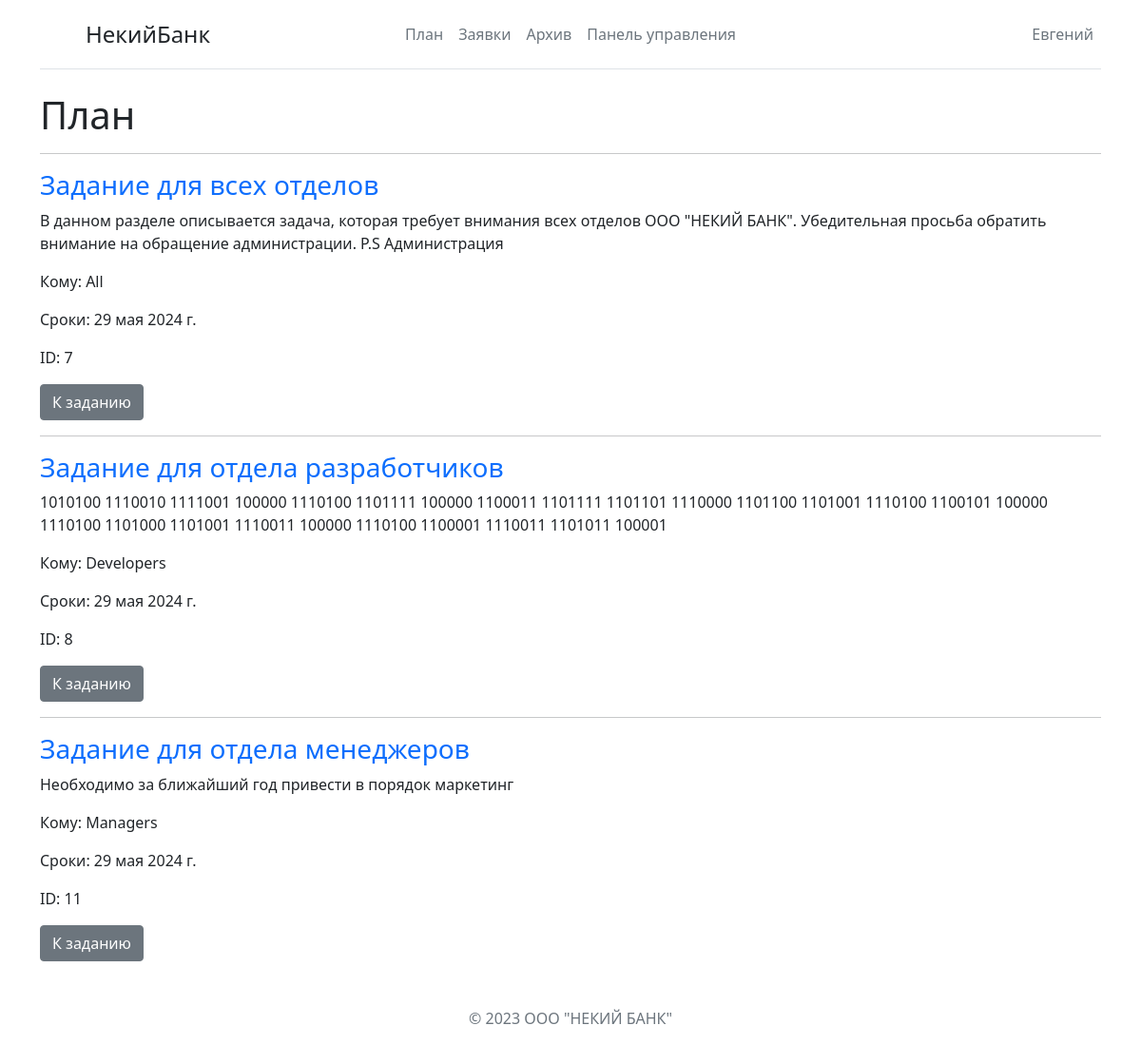
The page /staff/tasks (signed in) on the database its author committed.
### main/models.py (models this page shows, shortened)
class Task(models.Model):
    global GROUP_CHOICES
    title = models.CharField('Название', max_length=50, default="Задание ")
    task = models.TextField('Описание')
    group = models.CharField('Отдел', max_length=10, choices=GROUP_CHOICES, default="All")
    forHeads = models.BooleanField('Задание для нач. отделов', default=False)
    dateBool = models.BooleanField('Задание на квартал', default=False)
    id = models.AutoField(primary_key=True)
    status = models.BooleanField('Выполнено', default=False, editable = False)
    userComplited = models.CharField('Кто выполнил', max_length=50,blank=True, editable = False)
    comments = models.TextField('Комментарии', default="", max_length=200,blank=True, editable = False)
    deadlines = models.DateField('Сроки', default=setDate(dateBool),blank=True, editable = False)

### main/views.py (the view)
# urls.py: path('staff/tasks', views.tasks, name='tasks'),
def tasks(request):
    if isAuth(request.user) == "Staff":
        tasks = Task.objects.all()
        for task in tasks:
            if task.dateBool==True and task.status!=True:
                if task.deadlines!=setDate(task.dateBool):
                    task.deadlines=setDate(task.dateBool)
            task.save()
        return render(request, 'main/staff/tasks.html', {'tasks': tasks, 'date':date})

### main/defs.py (called while the page is built)
def getDate():
    print((datetime.date(2023, 4, 30)-datetime.date.today()).days)
    return datetime.date.today()

def isAuth(User):
    global groups
    for group in User.groups.all():
        if group.name=="Client":
            return "Client"
        elif group.name in groups:
            return "Staff"

### main/templates/main/staff/tasks.html (shortened to what this page needs)
{% extends 'main/staff/base.html' %}
{% block content %}
<h1 class="text-dark">План</h1>
    {% for el in tasks %}
        {% if user.is_superuser %}
            {% if el.deadlines >= date and el.status == False %}
            <div class="mt-2">
                <hr class="featurette-divider">
                <h3 class="text-primary">{{ el.title }}</h3>
                <p>{{el.task}}</p>
                <p>Кому: {{el.group}}</p>
                <p>Сроки: {{el.deadlines}}</p>
                <p>ID: {{el.id}}</p>
            </div>
            <form id="nubexForm" method="post">
                <a class="btn btn-secondary" href="{% url 'taskpage' el.id %}">К заданию</a>
            </form>
            {% endif %}
        {% endif %}
    {% endfor %}
{% endblock %}

### main/templates/main/staff/base.html (shortened to what this page needs)
<!DOCTYPE html>
<html lang="en">
<head>
    <link rel="stylesheet" href="https://cdn.jsdelivr.net/npm/bootstrap@5.1.0/dist/css/bootstrap.min.css">
</head>
<body>
  <div class="container">
    <header class="d-flex flex-wrap align-items-center justify-content-center justify-content-md-between py-3 mb-4 border-bottom">
      <a href="/" class="d-flex align-items-center col-md-3 mb-2 mb-md-0 text-dark text-decoration-none">
        <svg class="bi me-2" width="40" height="32" role="img" aria-label="Bootstrap"><use xlink:href="#bootstrap"></use></svg>
        <span class="fs-4">НекийБанк</span>
      </a>
      <ul class="nav col-12 col-md-auto mb-2 justify-content-center mb-md-0">
        {% if user.is_authenticated %}
        <li><a href="{% url 'tasks' %}" class="nav-link px-2 link-secondary">План</a></li>
        <li><a href="{% url 'requests' %}" class="nav-link px-2 link-secondary">Заявки</a></li>
          {% if user.is_staff %}
          <li><a href="{% url 'archive' %}" class="nav-link px-2 link-secondary">Архив</a></li>
          <li><a href="{% url 'apanel' %}" class="nav-link px-2 link-secondary">Панель управления</a></li>
          {% endif %}
        {% endif %}
      </ul>
      <div class="col-md-3 text-end">
        <ul class="nav col-12 col-md-auto mb-2 justify-content-end mb-md-0">
          {% if request.user.is_authenticated %}
          <li><a href="{% url 'profile' %}" class="nav-link px-2 link-secondary">{{user.first_name}}</a></li>
          {% else %}
          <li><a href="{% url 'login' %}" class="nav-link px-2 link-secondary">Войти</a></li>
          {% endif %}
        </ul>
      </div>
    </header>
  </div>
      <div class="container">
        {% block content %}{% endblock %}
      </div>
      <p class="mt-5 mb-3 text-muted text-center">© 2023 ООО "НЕКИЙ БАНК"</p>
</body>
</html>

### rows shown on the page
Task: title "Задание для всех отделов", task "В данном разделе описывается задача, которая требует внимания всех отделов ООО \"НЕКИЙ БАНК\". Убедительная просьба обратить внимание на обращение администрации. P.S Администрация", group "All", deadlines "29 мая 2024 г.", id "7"
Task: title "Задание для отдела разработчиков", task "1010100 1110010 1111001 100000 1110100 1101111 100000 1100011 1101111 1101101 1110000 1101100 1101001 1110100 1100101 100000 1110100 1101000 1101001 1110011 100000 1110100 1100001 1110011 1101011 100001", group "Developers", deadlines "29 мая 2024 г.", id "8"
Task: title "Задание для отдела менеджеров", task "Необходимо за ближайший год привести в порядок маркетинг", group "Managers", deadlines "29 мая 2024 г.", id "11"

### other values the page prints
{{ user.first_name }} "Евгений"
